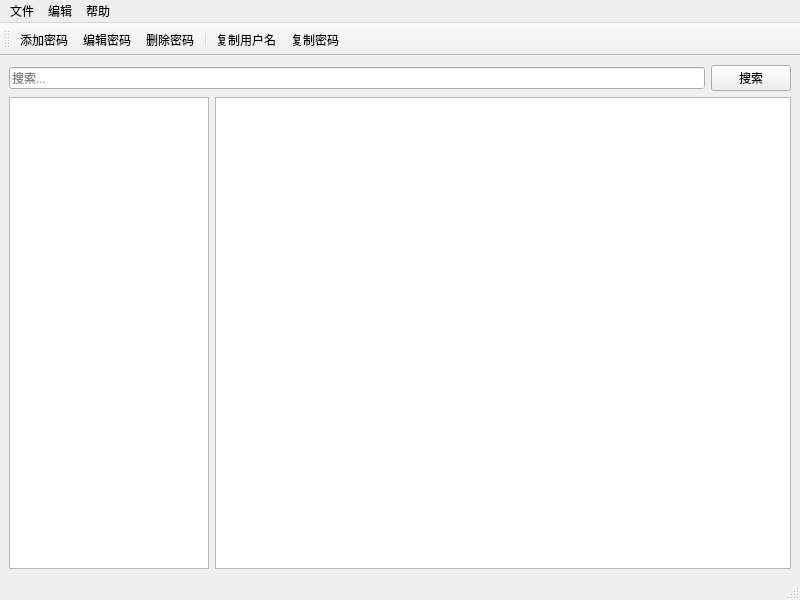
<?xml version="1.0" encoding="UTF-8"?>
<ui version="4.0">
 <class>MainWindow</class>
 <widget class="QMainWindow" name="MainWindow">
  <property name="geometry">
   <rect>
    <x>0</x>
    <y>0</y>
    <width>800</width>
    <height>600</height>
   </rect>
  </property>
  <property name="windowTitle">
   <string>密码管理器</string>
  </property>
  <widget class="QWidget" name="centralwidget">
   <layout class="QVBoxLayout" name="verticalLayout">
    <item>
     <layout class="QHBoxLayout" name="horizontalLayout">
      <item>
       <widget class="QLineEdit" name="searchLineEdit">
        <property name="placeholderText">
         <string>搜索...</string>
        </property>
       </widget>
      </item>
      <item>
       <widget class="QPushButton" name="searchButton">
        <property name="text">
         <string>搜索</string>
        </property>
       </widget>
      </item>
     </layout>
    </item>
    <item>
     <layout class="QHBoxLayout" name="horizontalLayout_2">
      <item>
       <widget class="QTreeView" name="categoryTreeView">
        <property name="sizePolicy">
         <sizepolicy hsizetype="Preferred" vsizetype="Expanding">
          <horstretch>0</horstretch>
          <verstretch>0</verstretch>
         </sizepolicy>
        </property>
        <property name="maximumSize">
         <size>
          <width>200</width>
          <height>16777215</height>
         </size>
        </property>
       </widget>
      </item>
      <item>
       <widget class="QTableView" name="passwordTableView">
        <property name="selectionBehavior">
         <enum>QAbstractItemView::SelectRows</enum>
        </property>
       </widget>
      </item>
     </layout>
    </item>
   </layout>
  </widget>
  <widget class="QMenuBar" name="menubar">
   <property name="geometry">
    <rect>
     <x>0</x>
     <y>0</y>
     <width>800</width>
     <height>24</height>
    </rect>
   </property>
   <widget class="QMenu" name="menuFile">
    <property name="title">
     <string>文件</string>
    </property>
    <addaction name="actionNew"/>
    <addaction name="actionImport"/>
    <addaction name="actionExport"/>
    <addaction name="separator"/>
    <addaction name="actionExit"/>
   </widget>
   <widget class="QMenu" name="menuEdit">
    <property name="title">
     <string>编辑</string>
    </property>
    <addaction name="actionAdd"/>
    <addaction name="actionEdit"/>
    <addaction name="actionDelete"/>
    <addaction name="separator"/>
    <addaction name="actionCopyUsername"/>
    <addaction name="actionCopyPassword"/>
   </widget>
   <widget class="QMenu" name="menuHelp">
    <property name="title">
     <string>帮助</string>
    </property>
    <addaction name="actionAbout"/>
   </widget>
   <addaction name="menuFile"/>
   <addaction name="menuEdit"/>
   <addaction name="menuHelp"/>
  </widget>
  <widget class="QStatusBar" name="statusbar"/>
  <widget class="QToolBar" name="toolBar">
   <property name="windowTitle">
    <string>toolBar</string>
   </property>
   <attribute name="toolBarArea">
    <enum>TopToolBarArea</enum>
   </attribute>
   <attribute name="toolBarBreak">
    <bool>false</bool>
   </attribute>
   <addaction name="actionAdd"/>
   <addaction name="actionEdit"/>
   <addaction name="actionDelete"/>
   <addaction name="separator"/>
   <addaction name="actionCopyUsername"/>
   <addaction name="actionCopyPassword"/>
  </widget>
  <action name="actionNew">
   <property name="text">
    <string>新建数据库</string>
   </property>
  </action>
  <action name="actionImport">
   <property name="text">
    <string>导入</string>
   </property>
  </action>
  <action name="actionExport">
   <property name="text">
    <string>导出</string>
   </property>
  </action>
  <action name="actionExit">
   <property name="text">
    <string>退出</string>
   </property>
  </action>
  <action name="actionAdd">
   <property name="text">
    <string>添加密码</string>
   </property>
  </action>
  <action name="actionEdit">
   <property name="text">
    <string>编辑密码</string>
   </property>
  </action>
  <action name="actionDelete">
   <property name="text">
    <string>删除密码</string>
   </property>
  </action>
  <action name="actionCopyUsername">
   <property name="text">
    <string>复制用户名</string>
   </property>
  </action>
  <action name="actionCopyPassword">
   <property name="text">
    <string>复制密码</string>
   </property>
  </action>
  <action name="actionAbout">
   <property name="text">
    <string>关于</string>
   </property>
  </action>
 </widget>
 <resources/>
 <connections/>
</ui>
